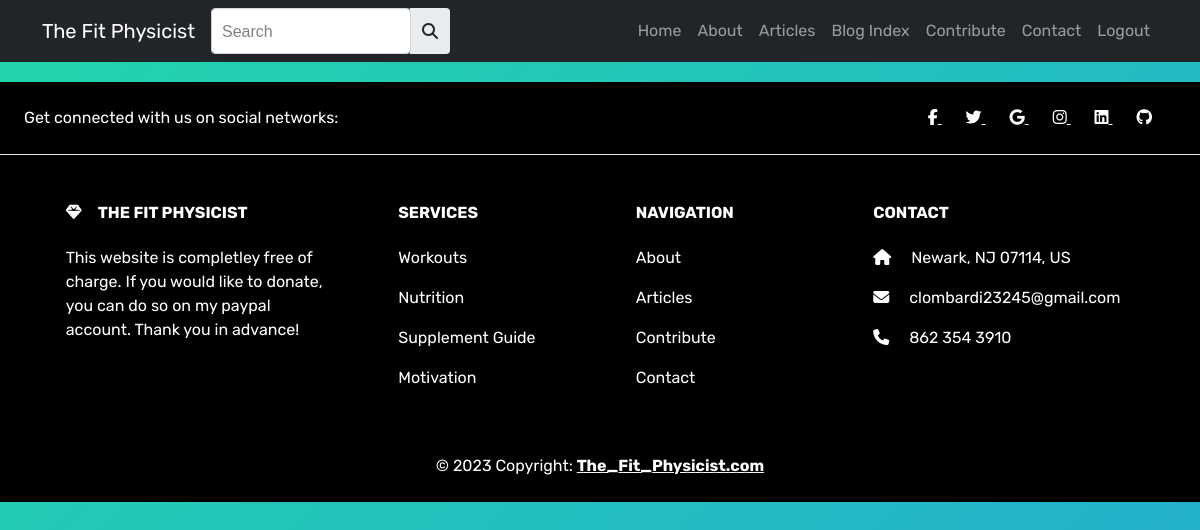
The page /articles (signed in) on the database as committed earlier.
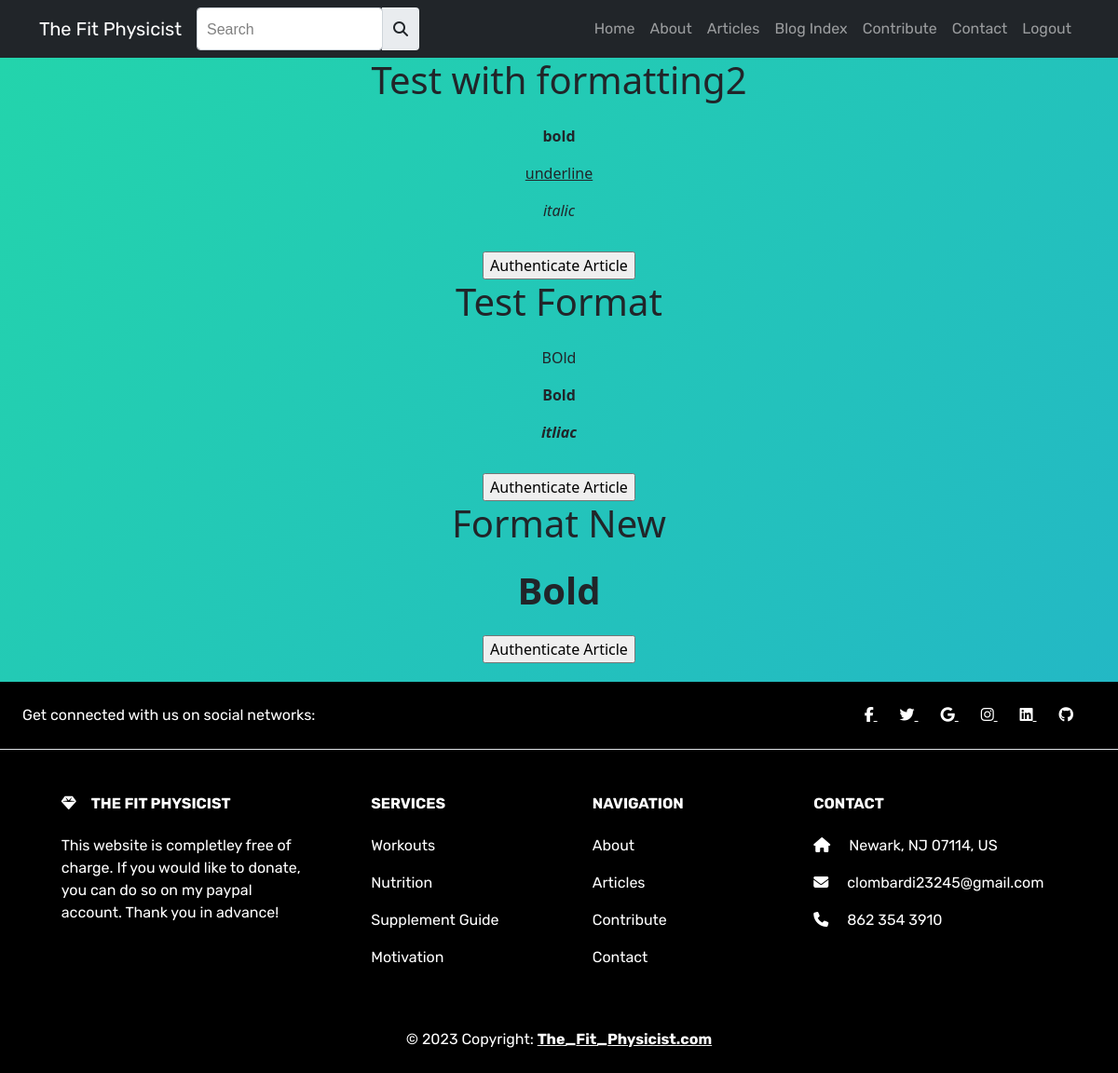
The same page on the database as committed later.
### app.py (models this page shows, shortened)
class Article(db.Model):
    __tablename__ = "articles"
    id = db.Column(db.Integer, primary_key=True)
    title = db.Column(db.String(80), nullable=False)
    content = db.Column(db.String, nullable=False)
    created_on = db.Column(db.DateTime, default=datetime.now())
    user_id = db.Column(db.Integer, db.ForeignKey("users.id"), nullable=False)
    author = db.Column(db.String, nullable=False)
    image = db.Column(db.String)
    is_authenticated = db.Column(db.Boolean, default=False)
    user = db.relationship("User", backref=db.backref("articles", lazy=True))
    comments = db.relationship("Comment", back_populates="article")

### app.py (the view)
@app.route('/articles', methods=['GET', 'POST'])
@login_required
def view_article():
    articles = Article.query.all()
    not_authenticated = [article for article in articles if not article.is_authenticated]
    if current_user.username != 'Chrisl2324':
        flash('You are not authorized to view this article.', 'error')
        return redirect(url_for('home'))
    return render_template('view_article.html', not_authenticated=not_authenticated)

### app.py (called while the page is built)
@login_manager.user_loader
def load_user(user_id):
    return User.query.get(int(user_id))

### templates/view_article.html (shortened to what this page needs)
{% extends 'base.html' %}
{% block content %}
{% for article in not_authenticated %}
  <h1>{{ article.title }}</h1>
  <p>{{ article.content | safe }}</p>
  <form action="{{ url_for('authenticate_article') }}" method="POST">
    <input type="submit" value="Authenticate Article">
  </form>
{% endfor %}
{% endblock %}

### templates/base.html (shortened to what this page needs)
<!DOCTYPE html>
<html>
<head>
    <link href="https://cdn.jsdelivr.net/npm/bootstrap@5.0.2/dist/css/bootstrap.min.css" rel="stylesheet">
    <link rel="stylesheet" href="{{url_for('static', filename='css/style2.css')}}">
</head>
<body>
    <nav class="navbar navbar-expand-lg bg-dark navbar-dark">
        <div class="container">
            <a href="{{url_for('index')}}" class="navbar-brand">The Fit Physicist</a>
            <div class="collapse navbar-collapse" id="search-form">
                <form class="d-flex input-group w-auto" method="GET" action="{{url_for('search')}}">
                    <input
                      type="search"
                      class="form-control rounded"
                      placeholder="Search"
                      aria-label="Search"
                      aria-describedby="search-addon"
                      id = "search-input"
                      autocomplete="on"
                    />
                    <span class="input-group-text border-0" id="search-button">
                      <i class="fas fa-search"></i>
                    </span>
                  </form>
                <ul class="navbar-nav ms-auto">
                    <li class="nav-item">
                        <a href="{{url_for('index')}}" class="nav-link">Home</a>
                    </li>
                    <li class="nav-item">
                        <a href="{{url_for('about')}}" class="nav-link">About</a>
                    </li>
                    <li class="nav-item">
                        <a href="{{url_for('article')}}" class="nav-link">Articles</a>
                    </li>
                    <li class="nav-item">
                      <a href="{{url_for('all_articles')}}" class="nav-link">Blog Index</a>
                  </li>
                    <li class="nav-item">
                        <a href="{{url_for('contribute')}}" class="nav-link">Contribute</a>
                    </li>
                    <li class="nav-item">
                        <a href="{{url_for('contact')}}" class="nav-link">Contact</a>
                    </li>
                    <li class="nav-item">
                      <a href="{{url_for('logout')}}" class="nav-link">Logout</a>
                    </li>
                </ul>
            </div>
        </div>
    </nav>
    <div class="d-flex flex-column justify-content-center w-100 h-100">
        <div class="d-flex flex-column justify-content-center align-items-center">
        {% block content %}{% endblock %}
        </div>
    </div>
<footer class="text-center text-lg-start text-white" id="footer-section">
    <section class="d-flex justify-content-center justify-content-lg-between p-4 border-bottom container-fluid">
      <div class="me-5 d-none d-lg-block">
        <span>Get connected with us on social networks:</span>
      </div>
      <div>
        <a href="https://www.facebook.com/chris.lombardi.5" class="me-4 text-reset">
          <i class="fab fa-facebook-f"></i>
        </a>
        <a href="" class="me-4 text-reset">
          <i class="fab fa-twitter"></i>
        </a>
        <a href="" class="me-4 text-reset">
          <i class="fab fa-google"></i>
        </a>
        <a href="" class="me-4 text-reset">
          <i class="fab fa-instagram"></i>
        </a>
        <a href="" class="me-4 text-reset">
          <i class="fab fa-linkedin"></i>
        </a>
        <a href="" class="me-4 text-reset">
          <i class="fab fa-github"></i>
        </a>
      </div>
    </section>
    <section class="footer">
      <div class="container text-center text-md-start mt-5">
        <div class="row mt-3">
          <div class="col-md-3 col-lg-4 col-xl-3 mx-auto mb-4">
            <h6 class="text-uppercase fw-bold mb-4">
              <i class="fas fa-gem me-3"></i>The Fit Physicist
            </h6>
            <p>
              This website is completley free of charge. If you would like to donate, you can
              do so on my paypal account. Thank you in advance!
            </p>
          </div>
          <div class="col-md-2 col-lg-2 col-xl-2 mx-auto mb-4">
            <h6 class="text-uppercase fw-bold mb-4">
              Services
            </h6>
            <p>
              <a href="#!" class="text-reset">Workouts</a>
            </p>
            <p>
              <a href="#!" class="text-reset">Nutrition</a>
            </p>
            <p>
              <a href="#!" class="text-reset">Supplement Guide</a>
            </p>
            <p>
              <a href="#!" class="text-reset">Motivation</a>
            </p>
          </div>
          <div class="col-md-3 col-lg-2 col-xl-2 mx-auto mb-4">
            <h6 class="text-uppercase fw-bold mb-4">
              Navigation
            </h6>
            <p>
              <a href="{{url_for('about')}}" class="text-reset">About</a>
            </p>
            <p>
              <a href="{{url_for('article')}}" class="text-reset">Articles</a>
            </p>
            <p>
              <a href="{{url_for('contribute')}}" class="text-reset">Contribute</a>
            </p>
            <p>
              <a href="{{url_for('contact')}}" class="text-reset">Contact</a>
            </p>
          </div>
          <div class="col-md-4 col-lg-3 col-xl-3 mx-auto mb-md-0 mb-4">
            <h6 class="text-uppercase fw-bold mb-4">Contact</h6>
            <p><i class="fas fa-home me-3"></i> Newark, NJ 07114, US</p>
            <p>
              <i class="fas fa-envelope me-3"></i>
              clombardi23245@gmail.com
            </p>
            <p><i class="fas fa-phone me-3"></i> 862 354 3910</p>
          </div>
        </div>
      </div>
    </section>
    <div class="text-center p-4" style="background-color: rgba(0, 0, 0, 0.05);">
      © 2023 Copyright:
      <a class="text-reset fw-bold" href="#/">The_Fit_Physicist.com</a>
    </div>
  </footer>
</body>
</html>

### static/css/style2.css (style rules this page uses)
html, body { background: linear-gradient(-45deg, #ee7752, #e73c7e, #23a6d5, #23d5ab); background-size: 400% 400%; animation: gradient 15s ease infinite; }
body { animation: pulsate 5s ease-in-out infinite; }
.form-control.rounded { border-radius: 20px; padding: 10px; width: 200px; }
#search-input::placeholder { color: gray; font-family: 'Franklin Gothic Medium', 'Arial Narrow', Arial, sans-serif; }
.navbar-brand { font-family: 'Rubik'; }
.nav-link { font-family: 'Rubik'; }
footer { color: white; font-family: 'Rubik'; text-shadow: 1px 1px 1px black; background-color: black; margin-top: 20px; }
.footer a { text-decoration: none; }

Rows that differ between the two databases and show on the page:
added Article: title "Test with formatting2", content "bold underline italic"
added Article: title "Test Format", content "BOld Bold itliac"
added Article: title "Format New", content "Bold"
